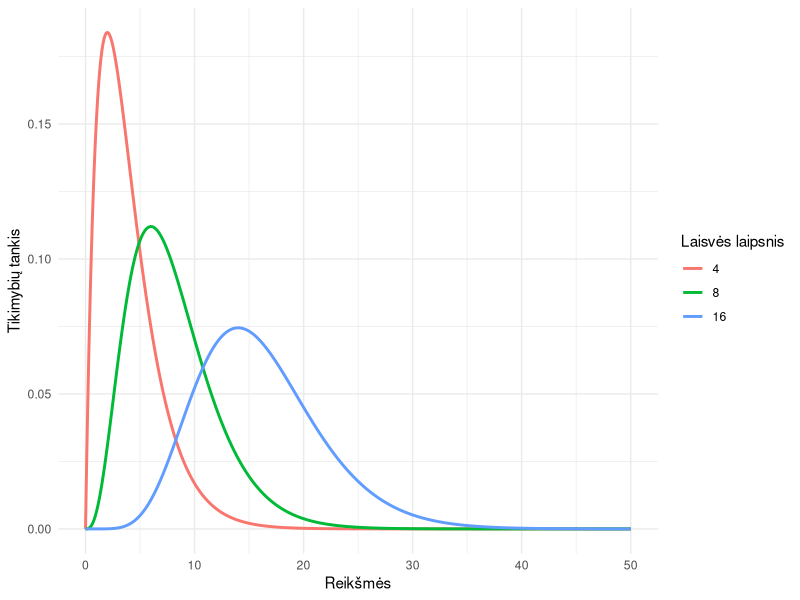
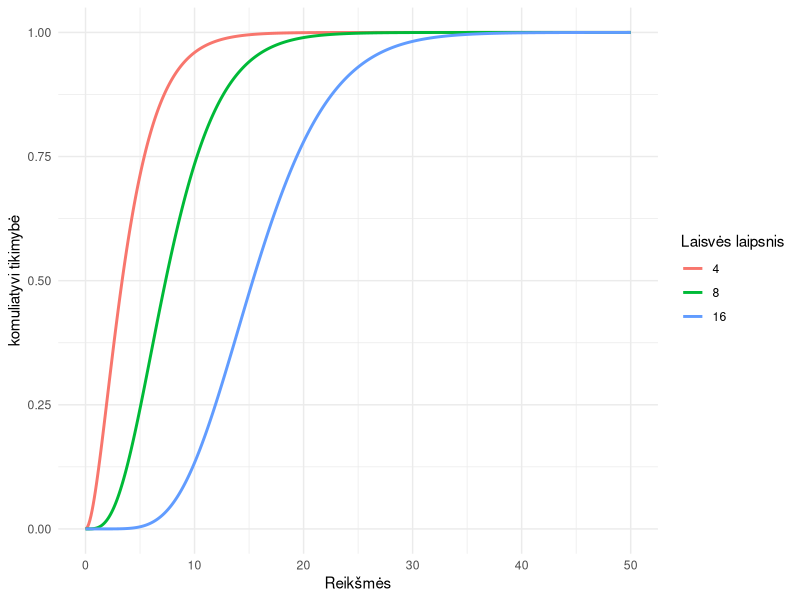
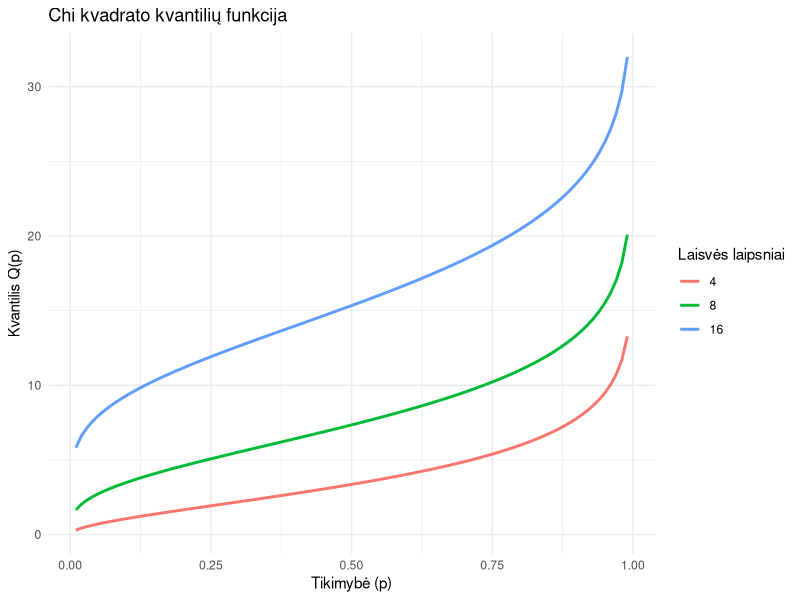

Reproduce these figures in R, in order.
## ---- chunk 1
knitr::opts_chunk$set(echo = TRUE)
## ---- chunk 2
library(ggplot2)

x <- seq(0, 50, 0.1)

y1 <- dchisq(x, df = 4)
y2 <- dchisq(x, df = 8)
y3 <- dchisq(x, df = 16)

df1 <- data.frame(x = x, y = y1, df = 4)
df2 <- data.frame(x = x, y = y2, df = 8)
df3 <- data.frame(x = x, y = y3, df = 16)

df <- rbind(df1, df2, df3)

ggplot(data=df, aes(x = x, y = y, color = as.factor(df)))+
  geom_line(linewidth=1)+
  scale_color_discrete(name = "Laisvės laipsnis")+
  labs(y = "Tikimybių tankis",
       x = "Reikšmės")+
  theme_minimal()

## ---- chunk 3
y1 <- pchisq(x, df = 4)
y2 <- pchisq(x, df = 8)
y3 <- pchisq(x, df = 16)

df1 <- data.frame(x = x, y = y1, df = 4)
df2 <- data.frame(x = x, y = y2, df = 8)
df3 <- data.frame(x = x, y = y3, df = 16)

df <- rbind(df1, df2, df3)

ggplot(data=df, aes(x = x, y = y, color = as.factor(df)))+
  geom_line(linewidth=1)+
  scale_color_discrete(name = "Laisvės laipsnis")+
  labs(y = "komuliatyvi tikimybė",
       x = "Reikšmės")+
  theme_minimal()

## ---- chunk 4
p_values <- seq(0.01, 0.99, 0.01)

df_values <- c(4, 8, 16)

df_list <- lapply(df_values, function(df) {
  data.frame(p = p_values, q = qchisq(p_values, df), df = as.factor(df))
})

df <- do.call(rbind, df_list)

ggplot(df, aes(x = p, y = q, color = df)) +
  geom_line(linewidth = 1) +
  scale_color_discrete(name = "Laisvės laipsniai") +
  labs(title = "Chi kvadrato kvantilių funkcija ",
       x = "Tikimybė (p)",
       y = "Kvantilis Q(p)") +
  theme_minimal()

